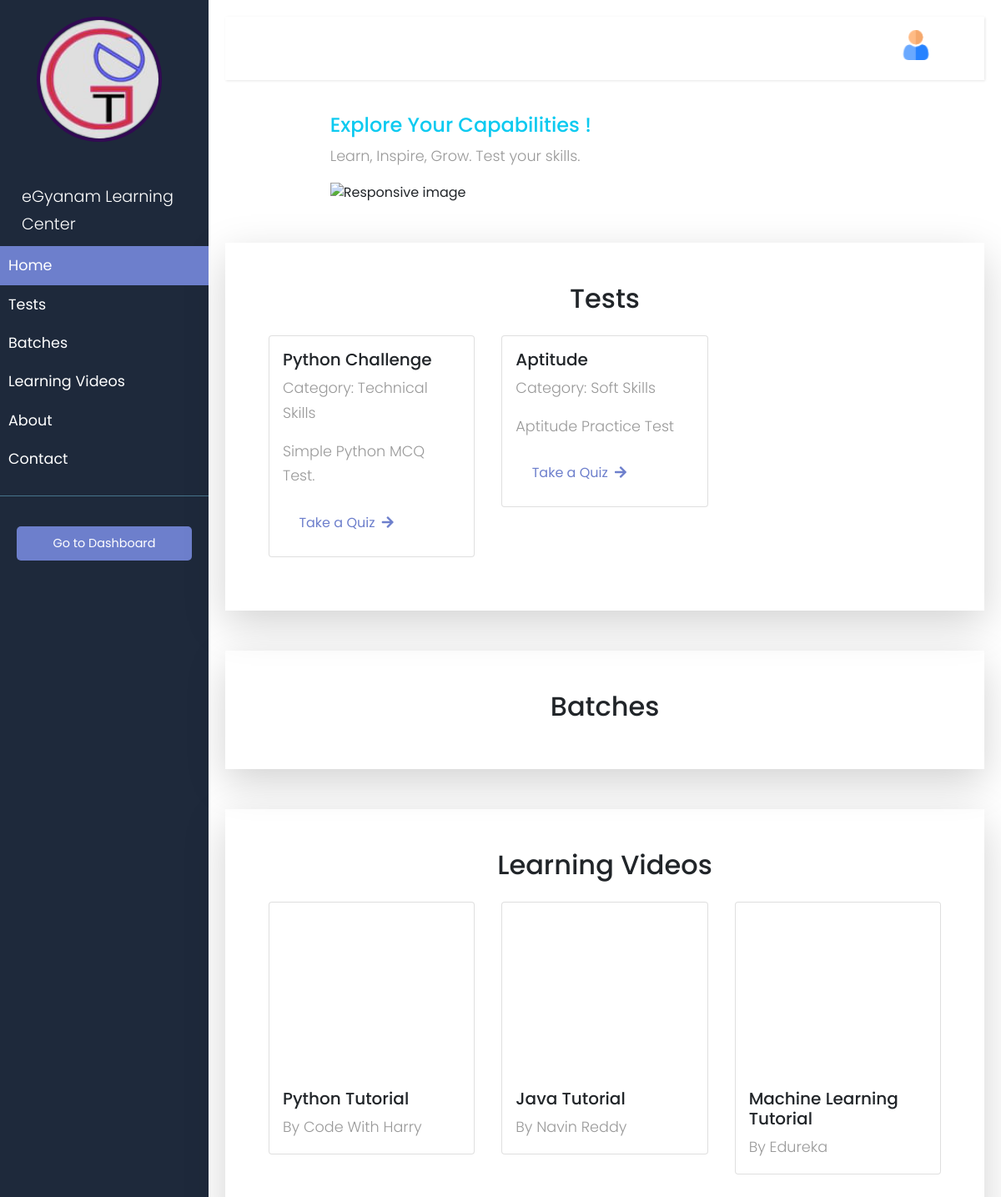
Screenshot of / (signed in) with the database file from the repository.
### quizapp/models.py (models this page shows, shortened)
class Test(models.Model):
    external_id = models.UUIDField(default=uuid.uuid4, editable=False, unique=True)
    user = models.ForeignKey(User, on_delete=models.CASCADE)
    name = models.CharField(max_length=200)
    category = models.CharField(max_length=200)
    description = models.CharField(max_length=200)
    active = models.BooleanField(default=True)
    test_time = models.CharField(max_length=3, default=None)

### organizer_dashboard/models.py (models this page shows, shortened)
class Video(models.Model):
    external_id = models.UUIDField(default=uuid.uuid4, editable=False, unique=True)
    organizer = models.ForeignKey(User, on_delete=models.CASCADE)
    title = models.CharField(max_length=200)
    description = models.CharField(max_length=500)
    url = models.URLField(max_length=500)

### quizapp/views.py (the view)
# urls.py: 2. Add a URL to urlpatterns:  path('', views.home, name='home')
def home(request):
    try:
        username = request.user
        user = User.objects.get(username=username)
        profile = Profile.objects.get(user=user)
    except:
        profile = None
    batches = Batch.objects.all()
    tests = Test.objects.all()
    videos = Video.objects.all()
    context = {'tests':tests, 'profile': profile, 'batches':batches, 'videos':videos}
    return render(request,'index.html', context)

### quizapp/templates/index.html (shortened to what this page needs)
{% load static %}
<!doctype html>
<html lang="en">
<head>
    <link rel="stylesheet" href="https://stackpath.bootstrapcdn.com/bootstrap/4.3.1/css/bootstrap.min.css"
>
</head>
<body>
    {% include 'main.html' %}
    {% include "quizapp/header.html" %}
    <div class="container w-75">
        <div class="content align-items-right">
            <h4 class="h4 text-info">Explore Your Capabilities !</h4>
            <p>Learn, Inspire,  Grow. Test your skills.</p>
            <div class="wrap">
                <img src="{% static 'images/homePage.png' %}" class="img-fluid" alt="Responsive image">
            </div>
        </div>
    </div>
    <div class="container border-rounded mt-5 p-5 shadow shadow-lg" id="tests">
        <center><h2>Tests</h2></center>
        <div class="row">
            {% for test in tests %}
            <div class="col-sm-4 p-3">
                <div class="card">
                    <div class="card-body">
                        <h5 class="card-title">{{test.name}}</h5>
                        <P>Category: {{test.category}}</P>
                        <p class="card-text">{{test.description}}</p>
                        <a href="{% url 'register' category=test.category %}" class="btn btn-style"
                        >Take a Quiz <i class="fas fa-arrow-right m-1"></i> </a>
                    </div>
                </div>
            </div>
            {% endfor %}
        </div>
    </div>
    <div class="container border-rounded mt-5 p-5 shadow shadow-lg" id="batches">
        <center><h2>Batches</h2></center>
    </div>
    <div class="container border-rounded mt-5 p-5 shadow shadow-lg" id="learning">
        <center><h2>Learning Videos</h2></center>
        <div class="row">
            {% for video in videos %}
            <div class="col-sm-4 p-3">
                <div class="card">
                    <div class="card-body">
                        <iframe height="200" width="260" src="{{video.url}}" title="YouTube Video player" frameborder="0"
    allow="accelerometer; autoplay; clipboard-write; encrypted-media; gyroscope; picture-in-picture"
    allowfullscreen></iframe>
                        <h5 class="card-title">{{video.title}}</h5>
                        <p class="card-text">{{video.description}}</p>
                    </div>
                </div>
            </div>
            {% endfor %}
        </div>
    </div>
</body>
</html>

### quizapp/static/css/main.css (style rules this page uses)
body { font-family: 'Poppins', sans-serif; background: #fafafa; }
p { font-family: 'Poppins', sans-serif; font-size: 1.1em; font-weight: 300; line-height: 1.7em; color: #999; }
a, a:hover, a:focus { color: inherit; text-decoration: none; transition: all 0.3s; }
.btn-style { border-radius: 50px; margin: 0.3rem 0.4rem; color: #6d7fcc !important; background: #fff; border: 2px solid #6d7fcc; text-align: center; }

### quizapp/static/css/headerstyle.css (style rules this page uses)
* { margin: 0; padding: 0; font-family: 'Poppins',sans-serif; text-decoration: none; }
a { text-decoration: none; }

### rows the page displays
Test: name "Python Challenge", category "Technical Skills", description "Simple Python MCQ Test."
Test: name "Aptitude", category "Soft Skills", description "Aptitude Practice Test"
Video: title "Python Tutorial", description "By Code With Harry"
Video: title "Java Tutorial", description "By Navin Reddy"
Video: title "Machine Learning Tutorial", description "By Edureka"
